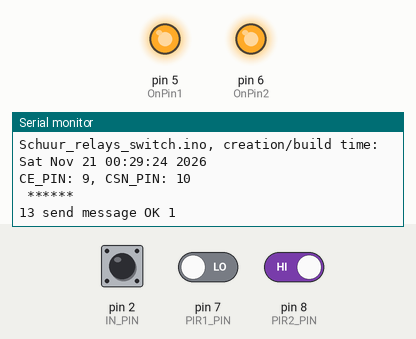
Simulated run of this sketch. Board: Arduino Nano, built with avr-gcc and run on an emulated ATmega328P. Shown: output pins drawn as LEDs (lit = HIGH), the last lines printed to the serial monitor. Wiring (inferred from the names in the program): 24Cxx EEPROM at I2C address 0x57. Inputs (shaded band) come from the test bench; at power-on: pin 2 (IN_PIN) HIGH, pin 8 (PIR2_PIN) HIGH, pin 7 (PIR1_PIN) LOW. EEPROM starts erased; no radio packets arrive unless stated; pins used as bus, display or sensor lines are not drawn.

Above: at 1.2 s.
1.3 s: pin 2 (IN_PIN) pulled LOW for 0.15 s
At 2.3 s:
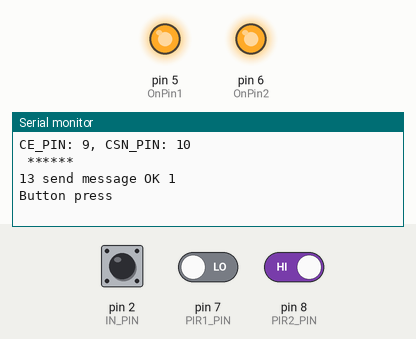
2.9 s: pin 8 (PIR2_PIN) driven LOW
At 3.14 s:
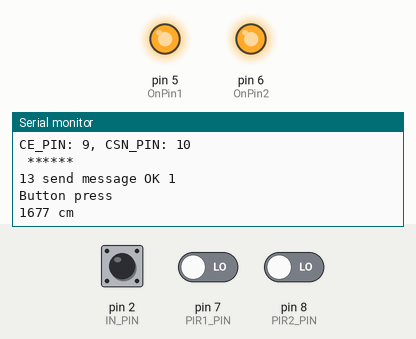

The sketch:

Schuur_relays_switch.ino
```cpp
/*
 * Schuur node for the radio network, as well as sensors and detectors for lighting control
 *
 * https://github.com/nulllaborg/lgt-rf-nano
 *
 */

#include "networking.h"
#include "relays.h"
#include "sensors.h"

void setup() {
  Serial.begin(115200);
  while (!Serial) {
    // some boards need this because of native USB capability
  }
  //delay(1000);
  setuprelays();
  setupsensors();

  Serial.println();
  Serial.print(__FILE__);
  Serial.print(F(", creation/build time: "));
  Serial.println(__TIMESTAMP__);
  Serial.flush();

  setupRFnetwork();

  Serial.println(F("\n ******"));
  Serial.println();
  Serial.flush();
}

unsigned long currentMillis = 0; // stores the value of millis() in each iteration of loop()
unsigned int receiveaction = 0;
unsigned int transmitaction = 0;
unsigned int sensoraction = 0;
RelayState relaysstatus = RelayState::R_Off;
RelayState relayaction = RelayState::R_Off;

void loop() {

  currentMillis = millis();   // capture the value of millis() only once in the loop

  network.update();

  //===== Receiving =====//
  receiveaction = receiveRFnetwork(currentMillis);
  bool receivedfresh = receiveaction > 9;
  if (receivedfresh){
    switch(receiveaction){ // from RF network
    case 111: // ON
      relayaction = RelayState::R_On;
    break;
    case 222: // OFF
      relayaction = RelayState::R_Off;
    break;
    default: // no change
      Serial.println(currentMillis);
    }
  }

  //===== Sending =====//
  transmitaction = transmitRFnetwork(currentMillis, receivedfresh);

  // sensors
  sensoraction = checkSensors(currentMillis, sensoraction);

//  #define mask_button 1
// #define mask_no_movement 2
// #define mask_remain_on 4
// #define mask_auto_on 8
// #define mask_auto_off 16

  //bool buttonpressed = sensoraction & mask_button


  // switch(sensoraction){ // from buttons and sensors
  //   case 100:
  //   case 1000:
  //     relayaction = RelayState::R_On;
  //   break;
  //   case 10000:
  //     relayaction = RelayState::R_Off;
  //   break;
  //   default: // if nothing from the local sensors
  //     switch(receiveaction){ // check remote instructions
  //       case 100:
  //         relaysstatus = RelayState::R_On;
  //       break;
  //       case 200:
  //         relaysstatus = RelayState::R_Off;
  //       break;
  //       default:
  //         if (relaysstatus == relayaction){ // if status has become the requested status
  //           relaysstatus = RelayState::R_Off;
  //         }
  //     }
  // }


  // actors
  relaysstatus = handleRelay(currentMillis, relayaction);

}
```

networking.h
```cpp
/*
 * RF networking, repeater from end-point to/from home base, also receiving commands from home base
 */

#include <SPI.h>
#include <RF24.h>
#include <RF24Network.h>

#define radio_channel 104

// RF Nano, microUSB, LGT8F328
#define CE_PIN 9
#define CSN_PIN 10

RF24 radio(CE_PIN, CSN_PIN);     // internal nRF24L01 (CE, CSN)
RF24Network network(radio);      // include the radio in the network

const uint16_t shed_node = 01; // Address of node in Octal format
const uint16_t base_node = 00; // Address of node in Octal format

void setupRFnetwork(){
  SPI.begin();

  Serial.print(F("CE_PIN: "));
  Serial.print(CE_PIN);
  Serial.print(F(", CSN_PIN: "));
  Serial.println(CSN_PIN);

  if (!radio.begin()){
    Serial.println(F("Radio hardware error."));
    while (true) delay(1000);
  }
  //radio.setPALevel(RF24_PA_MIN, false); // RF24_PA_MIN=-18dBm, RF24_PA_LOW=-12dBm, RF24_PA_MED=-6dBM, and RF24_PA_HIGH=0dBm.
  radio.setPALevel(RF24_PA_LOW); // testing, RF24_PA_MIN=-18dBm, RF24_PA_LOW=-12dBm, RF24_PA_HIGH=-6dBM, and RF24_PA_MAX=0dBm.
  //radio.setPALevel(RF24_PA_MAX); // when in use
  radio.setDataRate(RF24_1MBPS); // (RF24_2MBPS);

  network.begin(radio_channel, shed_node); // (channel, node address)
}

// Payload for shed (from base)
struct shed_payload{
  uint32_t keyword;
  uint32_t timing;
  uint8_t count;
  uint8_t light; // 0 - no change, 100 - ON, 200 - OFF
};

// Payload for base (from shed)
struct base_payload{
  uint32_t keyword;
  uint32_t timing;
  uint8_t count;
  uint8_t light;
  uint8_t pirs;
  uint8_t distance;
};

const uint32_t shedkeyword = 0xffddeecc;

//===== Receiving =====//
unsigned int receiveRFnetwork(unsigned long currentmilli){
  static unsigned long mesreceived = 0;
  unsigned int reaction = 9; // no message received

  // Check for incoming data from the sensors
  while (network.available()) {
    RF24NetworkHeader header;
    network.peek(header);
    Serial.print(currentmilli);
    Serial.print(F(" Message received from "));

    switch(header.type) {
      case 'S': // Message received from HomeController for RemoteNode
        Serial.print(F("Base: "));
        Serial.println(++mesreceived);
        shed_payload spayload;
        network.read(header, &spayload, sizeof(spayload));
        reaction = 0; // nothing
        if (shedkeyword == spayload.keyword){ // valid message received
          if (spayload.light > 0){
            reaction = 111; // on
            if (spayload.light > 199){
              reaction = 222; // off
            }
            Serial.print(F("Light received over RF: "));
            Serial.println(spayload.light);
          }
        }
        else{
          Serial.print(F("Found unexpected keyword, expected: "));
          Serial.print(shedkeyword);
          Serial.print(F(", received keyword: "));
          Serial.println(spayload.keyword);
        }
      break;
      default:
        network.read(header, 0, 0);
        Serial.print(F("timing: "));
        Serial.print(currentmilli);
        Serial.print(F(", TBD header.type: "));
        Serial.print(header.type);
        reaction = 255; // unexpected message received
        mesreceived = 0;
    }
  } // end of while network.available

  return reaction;
}

//===== Sending =====//
unsigned int transmitRFnetwork(unsigned long currentmilli, bool fresh){
  static unsigned long messend = 0;
  static unsigned long failCounter = 0;
  //static unsigned long retryCounter = 0;
  static unsigned long sendingTimer = 0;
  unsigned int traction = 9; // no message send
  bool ok = false;

  // Every x seconds...
  if((fresh)||(currentmilli > sendingTimer)){
    sendingTimer = currentmilli + 60000; // once per minute heartbeat
    traction = 255; // sending failed
    base_payload bpayload;
    bpayload.keyword = shedkeyword;
    bpayload.count = 0;
    bpayload.light = 0;
    bpayload.pirs = 0;
    bpayload.distance = 0;
    bpayload.timing = currentmilli;
    RF24NetworkHeader headerL(base_node, 'B'); // Address where the data is going
    ok = network.write(headerL, &bpayload, sizeof(bpayload)); // send the data
    if (!ok) {
      //Serial.print(F("Retry sending message: "));
      //Serial.println(sendingCounter);
      ok = network.write(headerL, &bpayload, sizeof(bpayload)); // retry once
    }

    Serial.print(currentmilli);
    Serial.print(F(" send message "));
    if (ok) {
      Serial.print(F("OK "));
      Serial.println(++messend);
      traction = 0; // send message OK
      failCounter = 0;
    }
    else{
      Serial.print(F("Failed "));
      Serial.println(++failCounter);
      messend = 0;
    }
    //Serial.println(sendingCounter);
  }

  return traction;
}
```

relays.h
```cpp
/*
 * http://wiki.sunfounder.cc/index.php?title=2_Channel_5V_Relay_Module
 *
 */

#define OnPin1 5
#define OnPin2 6
#define off_delay_time 10000 // 10 seconds delay time before going off

enum RelayState {
    R_Off = 0,
    R_On = 1,
    R_Off_wait = 2,
};

void driveRelays(uint8_t leveltoset){
  digitalWrite(OnPin1, leveltoset);
  digitalWrite(OnPin2, leveltoset);

  Serial.print(F("DriveRelays "));
  Serial.println(leveltoset);
}

RelayState handleRelay(unsigned long currentmilli, RelayState Raction){
  static RelayState RelayStatus = RelayState::R_Off;
  static unsigned long offTimer = 0;

  switch(RelayStatus){
    case RelayState::R_Off:
      if (Raction == RelayState::R_On){
        driveRelays(LOW);
        RelayStatus = RelayState::R_On;
      }
      break;
    case RelayState::R_On:
      if (Raction == RelayState::R_Off_wait){
        offTimer = currentmilli + off_delay_time;
        RelayStatus = RelayState::R_Off_wait;
      }
      else if (Raction == RelayState::R_Off){
        driveRelays(HIGH);
        RelayStatus = RelayState::R_Off;
      }
      break;
    case RelayState::R_Off_wait:
      if (Raction == RelayState::R_On){
        driveRelays(HIGH);
        RelayStatus = RelayState::R_On;
      }
      else if (Raction == RelayState::R_Off){
        driveRelays(LOW);
        RelayStatus = RelayState::R_Off;
      }
      else if (currentmilli > offTimer){
        driveRelays(HIGH);
        RelayStatus = RelayState::R_Off;
      }
      break;
    default:
      Serial.print(currentmilli);
      Serial.println(F(" handleRelay"));
  }

  return RelayStatus;
}

void setuprelays(){
  pinMode(OnPin1, OUTPUT);
  pinMode(OnPin2, OUTPUT);

  driveRelays(HIGH);

  handleRelay(0, RelayState::R_Off);
}
```

sensors.h
```cpp
/*
 * PIR sensor and distance sensor as well as on and off buttons
 */

#include "Wire.h"

#define PIR1_PIN 7
#define PIR2_PIN 8
#define IN_PIN 2

#define SR04_I2CADDR 0x57

#define distanceThreshold 100 // in cm
#define off_delay 120000 // in ms

#define mask_button 1
#define mask_no_movement 2
#define mask_remain_on 4
#define mask_auto_on 8
#define mask_auto_off 16

byte ds[3] = {0, 0, 0};

void setupsensors(){

  pinMode(PIR1_PIN, INPUT);
  pinMode(PIR2_PIN, INPUT);
  pinMode(IN_PIN, INPUT_PULLUP);

  // Start I2C
  Wire.begin();
}

unsigned long measure_distance(){
  int i = 0;

  Wire.beginTransmission(SR04_I2CADDR);
  Wire.write(1);          // 1 = cmd to start meansurement
  Wire.endTransmission();
  delay(120);             // 1 cycle approx. 100ms.
  Wire.requestFrom(SR04_I2CADDR, 3); //read distance (3 bytes)
  while (Wire.available())
  {
    ds[i++] = Wire.read();
  }
  unsigned long distance = (unsigned long)(ds[0]) * 65536;
  distance = distance + (unsigned long)(ds[1]) * 256;
  distance = (distance + (unsigned long)(ds[2])) / 10000;
  if (distance > 0) {
    Serial.print(distance);
    Serial.println(F(" cm"));
  }
  return distance;
}

// #define mask_button 1
// #define mask_no_movement 2
// #define mask_remain_on 4
// #define mask_auto_on 8
// #define mask_auto_off 16
unsigned int checkSensors(unsigned long currentmilli, unsigned int tracksensors)
{
  static unsigned int bloop = 0;
  static unsigned long sensortime = 0;
  //static unsigned int sensorstate = 0;
  unsigned int sensorstate = 0;
  unsigned long mdistance = 0;

  bool det1 = digitalRead(PIR1_PIN) == LOW;
  bool det2 = digitalRead(PIR2_PIN) == LOW;
  bool buttonpress = digitalRead(IN_PIN) == LOW;

  // check PIR detectors
  if (det1 && det2)
  {
    sensorstate += mask_remain_on; // remaining on signal
    if (tracksensors > 5){
      sensortime = currentmilli + off_delay;
    }
    else {
      // check distance sensor
      mdistance = measure_distance();
      if (mdistance < distanceThreshold){ // if something between sensor and wall/floor
        sensortime = currentmilli + off_delay;
        sensorstate += mask_auto_on; // automatic on signal
      }
    }
  }

  // if none of the detectors, check automatic turn off time
  if (!det1 && !det2)
  {
    sensorstate += mask_no_movement; // no movement signal
    if (currentmilli > sensortime){
      sensorstate += mask_auto_off; // automatic off signal
    }
  }

  // check button
  if (buttonpress)
  {
    if (bloop < 1){
      Serial.println(F("Button press"));
    }
    bloop = 1000;
  }
  if (bloop > 0){ // anti dender software
    bloop -= 1;
    sensorstate += mask_button; // button pressed signal
  }

  return sensorstate;
}
```

Measured:
- after the input at 1.3 s, the serial monitor: prints a new line at once (image 1)
- after the input at 2.9 s, the serial monitor: prints a new line after 0.12 s (image 2)
